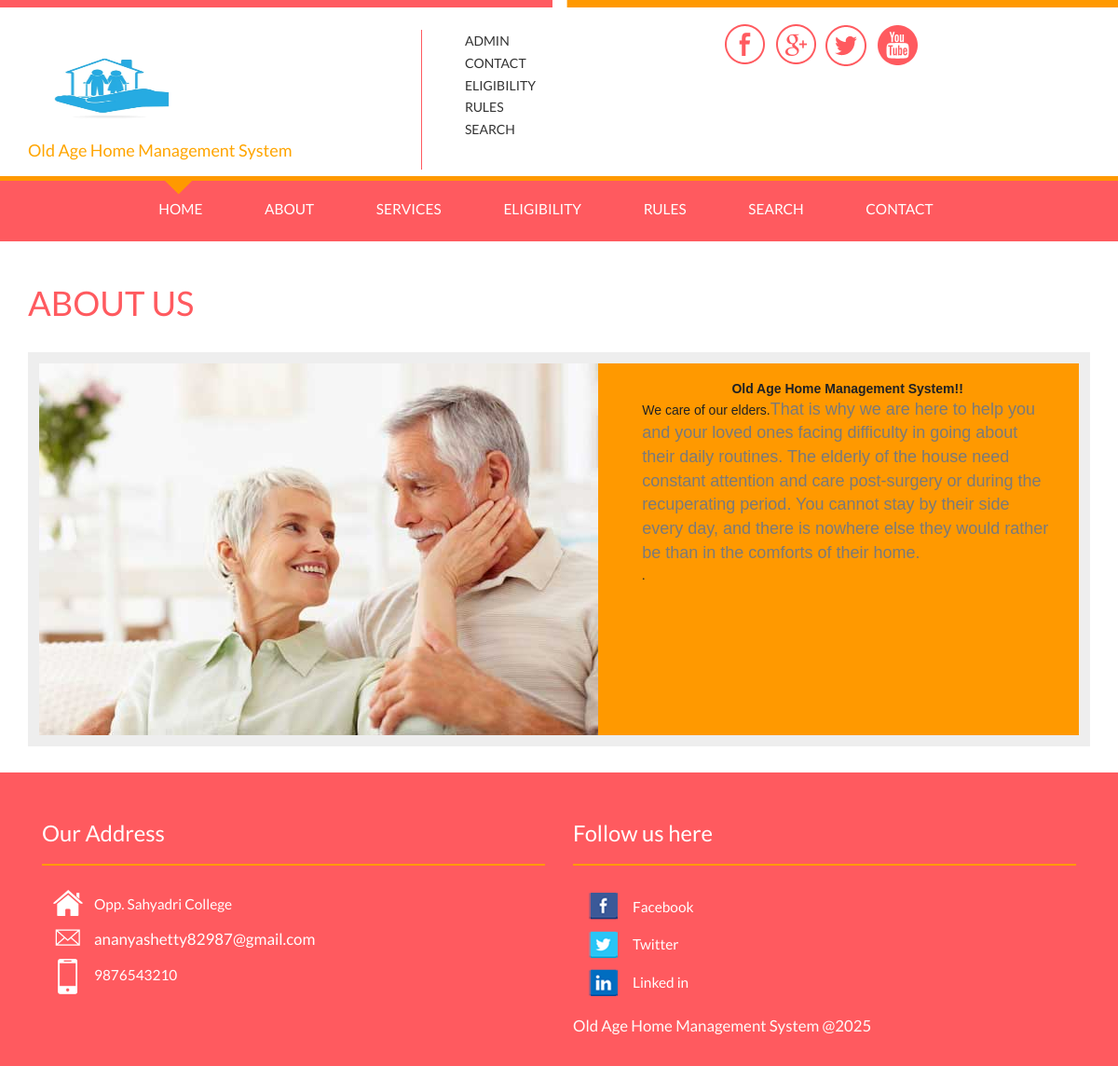
Page /about.php on the committed database.
### tables this page shows
CREATE TABLE `tblpage` (
  `ID` int(10) NOT NULL,
  `PageType` varchar(200) DEFAULT NULL,
  `PageTitle` mediumtext DEFAULT NULL,
  `PageDescription` mediumtext DEFAULT NULL,
  `Email` varchar(200) DEFAULT NULL,
  `MobileNumber` bigint(10) DEFAULT NULL,
  `UpdationDate` date DEFAULT NULL,
  `Timing` varchar(200) NOT NULL
);

### about.php (the view, shortened to what this page needs)
<?php
include('includes/config.php');
  ?>
<!DOCTYPE HTML>
<html>
<head>
<link href="css/bootstrap.css" rel='stylesheet' type='text/css' />
<link href="css/style.css" rel='stylesheet' type='text/css' />
</head>
<body>
<?php include_once('includes/header.php');?>
	</div>
	<div class="About-section">
	 	<div class="container">
	 		<h3>ABOUT US</h3>
	 		<div class="about-part">
		 		<div class="about-pic">
		 			<img class="img-responsive" src="images/about.jpg" alt="" />
		 		</div>
		 		<div class="about-textside">
		 			<?php
$ret=mysqli_query($con,"select * from tblpage where PageType='aboutus' ");
while ($row=mysqli_fetch_array($ret)) {
?>
		 			<p><?php  echo $row['PageDescription'];?>.</p><?php } ?>
		 		</div>
	 		</div>
	 	</div>
	 </div>
	<?php include_once('includes/footer.php');?>
</body>
</html>

### includes/footer.php (shortened to what this page needs)
<div class= "footer">
         <div class="container">
            <div class="col-md-6 footer-grid footer-grid1">
                    <div class="Office Address">
                        <h4>Our Address</h4>
                       <ul class="bottom-icons">
                        <?php
$ret=mysqli_query($con,"select * from tblpage where PageType='contactus' ");
while ($row=mysqli_fetch_array($ret)) {
?>
                            <li><a class="home" href="#"><span> </span></a><?php  echo $row['PageDescription'];?></li>
                            <li><a class="mail" href="mailto:info@example.com"><span> </span><?php  echo $row['Email'];?></a></li>
                            <li><a class="mbl" href="#"><span> </span></a><?php  echo $row['MobileNumber'];?></li>
                            <div class="clearfix"> </div><?php } ?>
                        </ul>
                     </div>
                </div>
                <div class="col-md-6 footer-grid footer-grid3">
                    <div class=" Follow us here">
                    <h4> Follow us here</h4>
                        <ul class="bottom-icons two">
                            <li><a class="fbook" href="#"><span> </span></a>Facebook</li>
                            <li><a class="twt" href="#"><span> </span></a>Twitter</li>
                            <li><a class="iin" href="#"><span> </span></a>Linked in</li>
                        </ul>
                    </div>
                    <div class="copy-center">
                            <p>Old Age Home Management System @2025</p>
                        </div>
                    </div>
                    <div class="clearfix"> </div>
                </div>
            </div>

### css/style.css (style rules this page uses)
body { background: #fff; font-family: 'Lato', sans-serif; }
.About-section { padding: 2em 0; }
.about-pic { float: left; width:55%; }
.about-textside { float: right; width: 42%; padding: 0em 2em 1em 0em; }
.about-part { border: 12px solid#eee; background: #ff9900; }
.About-section h3,.inspiration h3 { margin:0.5em 0 0.9em 0; font-size:2.6em; color:#ff5a5f; text-transform:uppercase; text-align: left; }
.about-textside p { color: #fff; font-size: 1.2em; margin: 1em 0 1em 0; line-height: 1.7em; }
.footer { background: #ff5a5f; padding: 2em 0; }
.footer p { color:#FDFBF9; font-size:1.2em; text-decoration: none; font-weight:400; margin: 0; line-height: 1.9em; }
.footer-grid h4 { color: #fff; font-size: 1.7em; text-decoration: none; font-weight: 400; margin: 1em 0; border-bottom: 2px solid #ff9901; padding: 0px 0 20px 0; }
ul.bottom-icons,ul.bottom-icons.two { padding: 0; }
ul.bottom-icons li,ul.bottom-icons.two li { display: block; margin-left:0px; list-style: none; }
ul.bottom-icons.two li a span { width:32px; height:32px; display: inline-block; background: url('../images/footer.png') no-repeat; vertical-align: middle; -webkit-transition: all 0.3s ease; -moz-transition: all 0.3s ease; -o-transition: all 0.3s ease; transition: all 0.3s ease; margin: 0 16px; }
ul.bottom-icons li a span { width:32px; height:38px; display: inline-block; background: url('../images/icons.png') no-repeat; vertical-align: middle; -webkit-transition: all 0.3s ease; -moz-transition: all 0.3s ease; -o-transition: all 0.3s ease; transition: all 0.3s ease; margin: 0 12px; }
ul.bottom-icons li a.home span { background-position: 0px -119px; }
ul.bottom-icons li a.mail span { background-position: 0px -179px; }
ul.bottom-icons li a.mbl span { background-position: 0px -219px; }
ul.bottom-icons.two li a.fbook span { background-position: -0px -0px; }
ul.bottom-icons.two li a.twt span { background-position: -0px -32px; }
ul.bottom-icons.two li a.iin span { background-position: -0px -64px; }
.bottom-icons li a,.bottom-icons.two li a,.bottom-icons li,.bottom-icons.two li { font-weight: 400; font-size: 1.1em; text-decoration: none; color: #fff; transition: 0.5s all; -webkit-transition: 0.5s all; -moz-transition: 0.5s all; -o-transition: 0.5s all; }
.bottom-icons.two li a { line-height: 2.4em; }

### rows in the picture
tblpage: PageDescription "Old Age Home Management System!! We care of our elders. That is why we are here to help you and your loved ones facing difficulty in going about their daily routines. The elderly of the house need constant attention and care post-surgery or during the recuperating period. You cannot stay by their side every day, and there is nowhere else they would rather be than in the comforts of their home."
tblpage: PageDescription "Opp. Sahyadri College", Email "ananyashetty82987@gmail.com", MobileNumber "9876543210"
